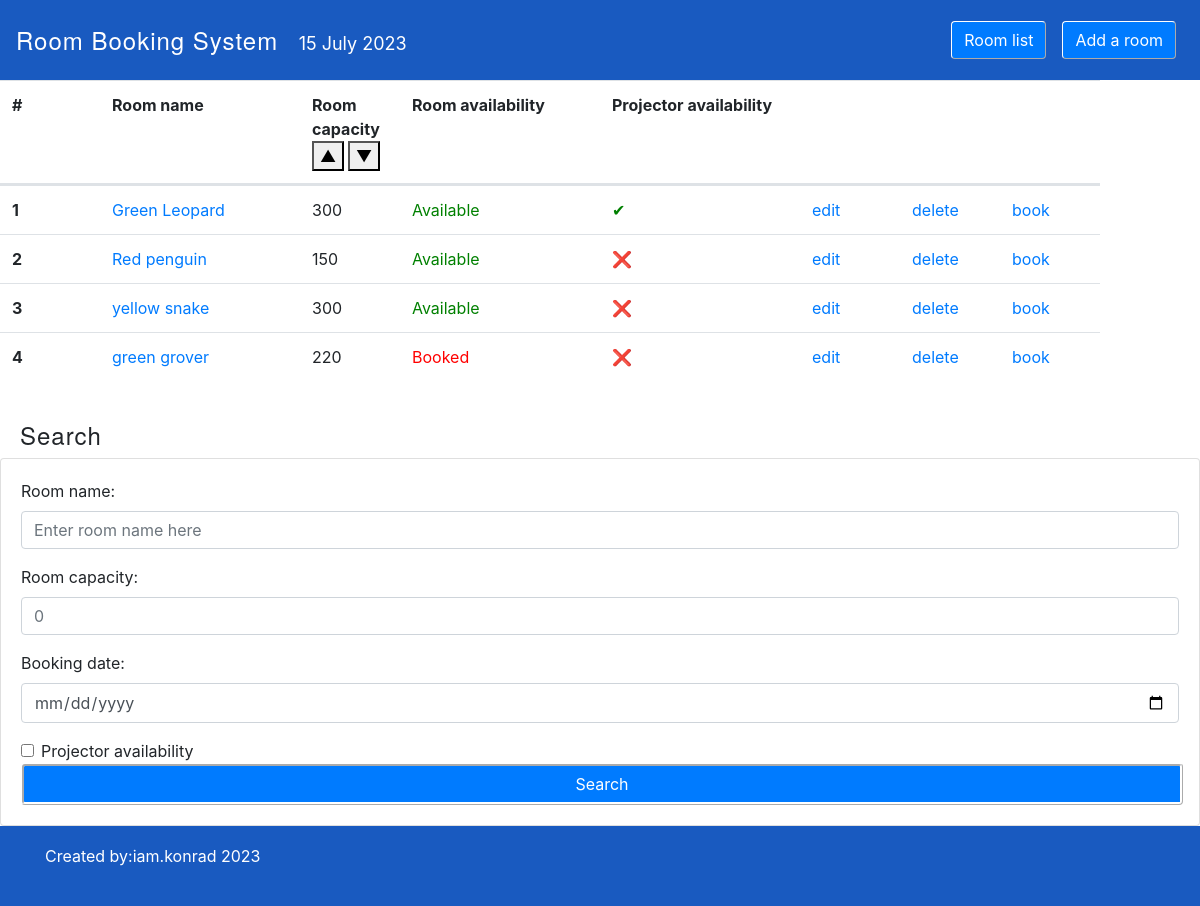
The app's page /, older data.
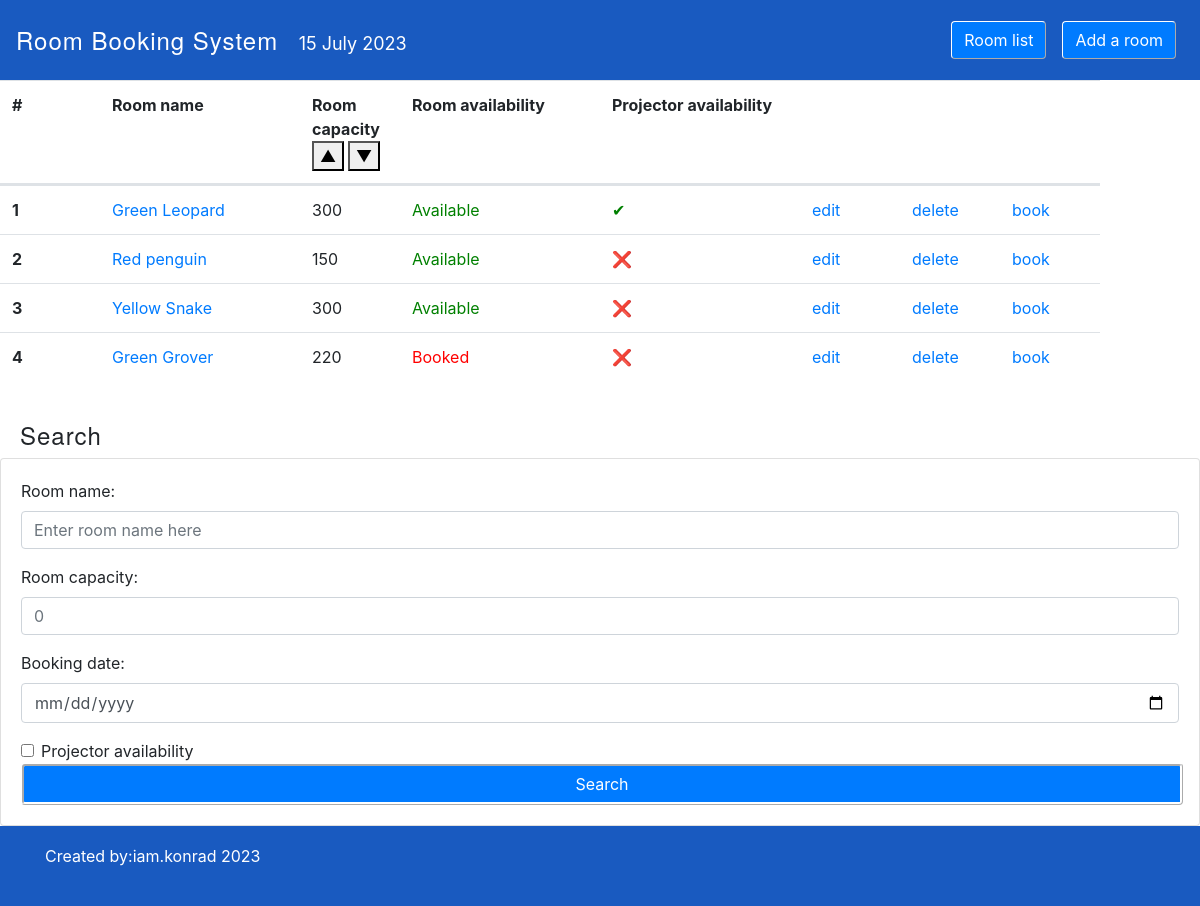
The same page, newer data.
### reservation_app/models.py (models this page shows)
class ConferenceRoom(models.Model):
    name=models.CharField(max_length=255, unique=True)
    capacity=models.PositiveIntegerField()
    projector_availability=models.BooleanField(default=False)

### reservation_app/views.py (the view)
# urls.py: path('', RoomListView.as_view(), name="room-list"),
class RoomListView(View):
    def get(self, request):
        rooms = ConferenceRoom.objects.all()
        for room in rooms:
            reservation_dates = [reservation.date for reservation in room.roomreservation_set.all()]
            room.reserved = datetime.date.today() in reservation_dates
        current_date = datetime.date.today()
        return render(request, "rooms.html", context={"rooms": rooms, "current_date": current_date})

### reservation_app/templates/rooms.html (shortened to what the changed rows need)
{% load static %}
<!DOCTYPE html>
<html lang="en">
<head>
  <link rel="stylesheet" href="https://maxcdn.bootstrapcdn.com/bootstrap/4.0.0/css/bootstrap.min.css">
</head>
<body>
<table class="table" id="room-table">
  <thead>
    <tr class="d-flex">
      <th scope="col" class="col-1">#</th>
      <th scope="col" class="col-2">Room name</th>
      <th scope="col" class="col-1">
        Room capacity
        <button onclick="toggleSortByCapacity()">
          <span>&#x25B2;</span>
        </button>
        <button onclick="toggleSortByCapacity()">
          <span>&#x25BC;</span>
        </button>
      </th>
      <th scope="col" class="col-2">Room availability</th>
      <th scope="col" class="col-5" colspan="4">Projector availability</th>
    </tr>
  </thead>
  <tbody>
    {% for room in rooms %}
    <tr class="d-flex">
      <th scope="row" class="col-1">{{ forloop.counter }}</th>
      <td class="col-2">
        <a href="/room/{{ room.id }}/">{{ room.name }}</a>
      </td>
      <td class="col-1">{{ room.capacity }}</td>
      {% if room.reserved %}
        <td class="col-2" style="color:red;">Booked</td>
      {% else %}
        <td class="col-2" style="color:green;">Available</td>
      {% endif %}
      {% if room.projector_availability %}
        <td class="col-2" style="color:green;">&#10004;</td>
      {% else %}
        <td class="col-2" style="color:red;">&#10060;</td>
      {% endif %}
      <td class="col-1">
        <a href="/room/modify/{{ room.id }}/">edit</a>
      </td>
      <td class="col-1">
        <a href="/room/delete/{{ room.id }}/" onclick="return confirm('Are you sure you want to delete this room?');">delete</a>
      </td>
      <td class="col-1">
        <a href="/room/reserve/{{ room.id }}/">book</a>
      </td>
    </tr>
    {% empty %}
      <tr><td colspan="6">No rooms are available at the moment.</td></tr>
    {% endfor %}
  </tbody>
</table>
<br>
</body>
</html>

Row changes from the older to the newer data that the page shows:
changed ConferenceRoom: name "yellow snake" → "Yellow Snake"
changed ConferenceRoom: name "green grover" → "Green Grover"
